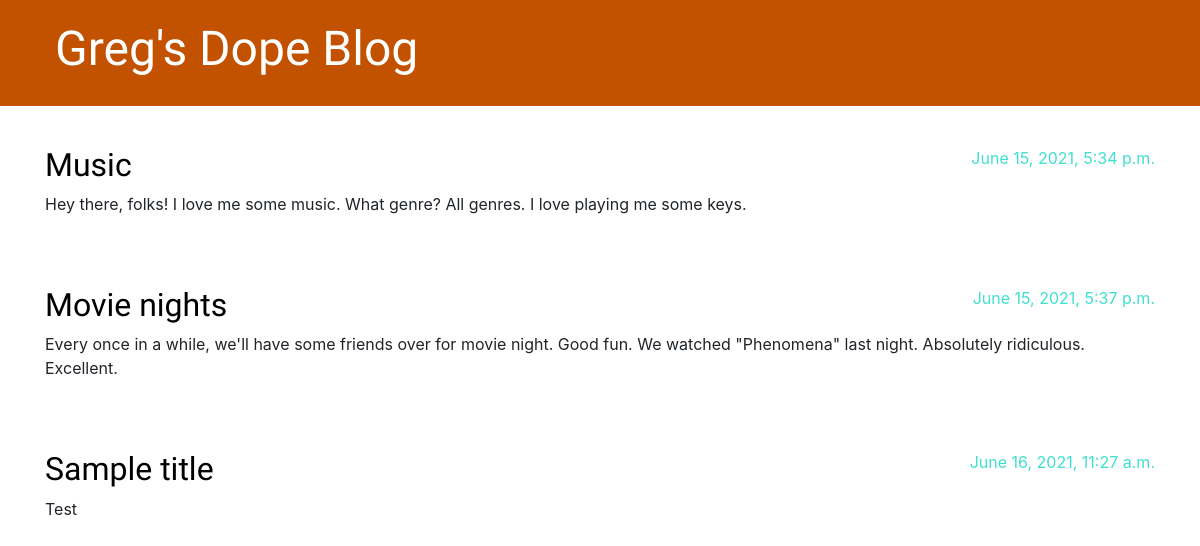
Before: / with the older database file.
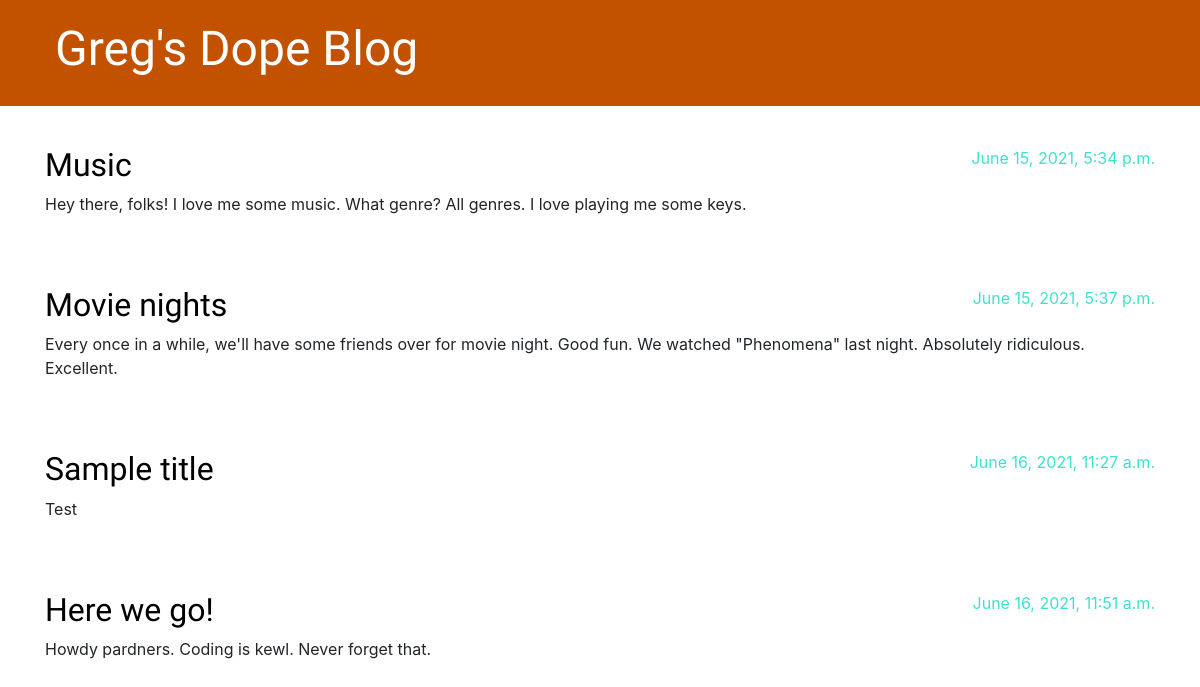
After: the same page with the newer database file.
### blog/models.py (models this page shows, shortened)
class Post(models.Model):
    author = models.ForeignKey(settings.AUTH_USER_MODEL, on_delete=models.CASCADE)
    title = models.CharField(max_length=200)
    text = models.TextField()
    created_date = models.DateTimeField(default=timezone.now)
    published_date = models.DateTimeField(blank=True, null=True)

### blog/views.py (the view)
# urls.py: path('', views.post_list, name='post_list'),
def post_list(request):
    posts = Post.objects.filter(published_date__lte=timezone.now()).order_by('published_date')
    return render(request, 'blog/post_list.html', {'posts': posts})

### blog/templates/blog/post_list.html
{% extends 'blog/base.html' %}
{% block content %} {% for post in posts %}
<article class="post">
  <time class="date"> {{ post.published_date }} </time>
  <h2><a href="">{{ post.title }}</a></h2>
  <p>{{ post.text|linebreaksbr }}</p>
</article>
{% endfor %} {% endblock %}

### blog/templates/blog/base.html (shortened to what this page needs)
{% load static %}
<!DOCTYPE html>
<html>
  <head>
    <link
      rel="stylesheet"
      href="https://cdn.jsdelivr.net/npm/bootstrap@4.5.3/dist/css/bootstrap.min.css"
    />
    <link rel="stylesheet" href="{% static 'css/blog.css' %}" />
  </head>
  <body>
    <header class="page-header">
      <div class="container">
          <h1><a href="/">Greg's Dope Blog</a></h1>
      </div>
    </header>
    <main class="container">
        <div class="row">
            <div class="col">
            {% block content %}
            {% endblock %}
            </div>
        </div>
    </main>
</body>
</html>

### blog/static/css/blog.css (style rules this page uses)
.page-header { background-color: #c25100; margin-top: 0; margin-bottom: 40px; padding: 20px 20px 20px 40px; }
.page-header h1, .page-header h1 a, .page-header h1 a:visited, .page-header h1 a:active { color: #ffffff; font-size: 36pt; text-decoration: none; }
h1, h2, h3, h4 { font-family: "Lobster", cursive; }
.date { color:turquoise; }
.post { margin-bottom: 70px; }
.post h2 a, .post h2 a:visited { color: #000000; }
.post > .date, .post > .actions { float: right; }

Changed rows visible on the page:
added Post: published_date "June 16, 2021, 11:51 a.m.", title "Here we go!", text "Howdy pardners. Coding is kewl. Never forget that."
